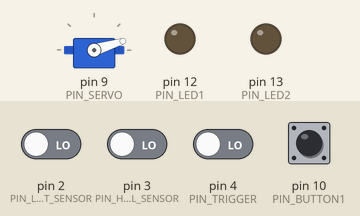
Recording of a sketch running on a simulated Arduino Uno, built with avr-gcc and run on an emulated ATmega328P. Parts: servo, output pins drawn as LEDs (lit = HIGH). Dashed ring = blinking. Inputs (shaded band) come from the test bench; at power-on: pin 2 (PIN_LIGHT_SENSOR), pin 3 (PIN_HALL_SENSOR), pin 4 (PIN_TRIGGER), pin 10 (PIN_BUTTON1) LOW. What the sketch prints to the serial monitor is not drawn.

Above: at 1.2 s.
1.3 s: pin 4 (PIN_TRIGGER) driven HIGH
At 1.42 s:
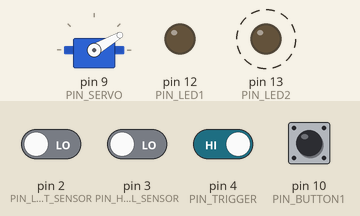
4.3 s: pin 2 (PIN_LIGHT_SENSOR) driven HIGH
At 5.4 s:
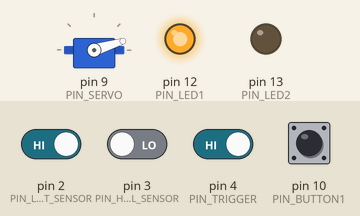
Timing chart, 0 to 7.3 s (numbered marks = the images above; inputs shaded):
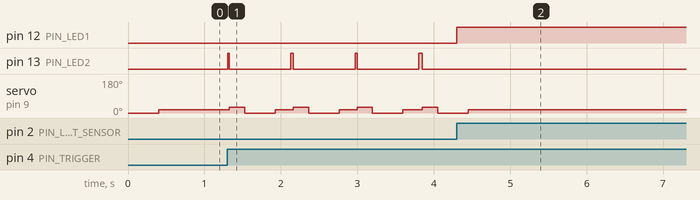

The sketch:

kis.ino
```cpp
#include "config.h"
#include "utility.h"

#include "speedmonitor.h"
#include "servocontrol.h"
#include "inhibitor.h"
#include "timecalculation.h"
#include "statemachine.h"
#include "edgedetector.h"

/// Global inhibitor
Inhibitor inhibitor;
/// Global speed monitor using the hall sensor, measuring full cycles
SpeedMonitor hallSpeedMonitor(PIN_HALL_SENSOR);
/// Global speed monitor using the light sensor, measuring half cycles
SpeedMonitor lightSpeedMonitor(PIN_LIGHT_SENSOR, 12, true);
/// Global servo controller
ServoControl servoControl(PIN_SERVO);
/// Global release time calculator
TimeCalculation timeCalculation;
/// Global state machine
StateMachine stateMachine(servoControl);
/// Global button 1 edge detector
EdgeDetector firstButtonEdgeDetector;

/**
 * Setup pin modes for pins used in the \ref loop function directly
 */
void setupPins()
{
  pinMode(PIN_TRIGGER, INPUT);
  pinMode(PIN_LED1, OUTPUT);
  pinMode(PIN_LED2, OUTPUT);
  pinMode(PIN_BUTTON1, INPUT);
}

/**
 * Call the setup functions of all relevant components
 */
void setupComponents()
{
  hallSpeedMonitor.setup();
  lightSpeedMonitor.setup();
  servoControl.setup();
}

/**
 * Setup component interconnections
 */
void setupComponentConnections()
{
  hallSpeedMonitor.setCallback([](unsigned long turnTime) {
    inhibitor.hallSpeedCallback(turnTime);
  });
  lightSpeedMonitor.setCallback([](unsigned long turnTime) {
    inhibitor.lightSpeedCallback(turnTime);
  });

  stateMachine.setTriggerProvider([]() -> bool {
    return digitalRead(PIN_TRIGGER);
  });
  stateMachine.setInhibitionProvider([]() {
    return inhibitor.isInhibited();
  });
  stateMachine.setReleaseTimeCalculator([]() {
    auto now = micros();
    auto lastCrossing = hallSpeedMonitor.lastMeasurementTime();
    auto timeInRound = now - lastCrossing;
    return timeCalculation(hallSpeedMonitor.turnTime(), timeInRound);
  });

  firstButtonEdgeDetector.setCallback([]() {
    Serial.println(hallSpeedMonitor.turnTime());
  });
}

/**
 * System setup
 *
 * Instantiate components and connect them.
 */
void setup()
{
  Serial.begin(250000);

  setupPins();
  setupComponents();
  setupComponentConnections();

  Serial.println("Setup done");
}

/**
 * Main loop
 */
void loop()
{
  firstButtonEdgeDetector.provideState(digitalRead(PIN_BUTTON1));

  hallSpeedMonitor.loop();
  lightSpeedMonitor.loop();

  stateMachine.advanceState();

  // Output inhibition state to LED
  digitalWrite(PIN_LED1, inhibitor.isInhibited());
  // Output release state to LED
  digitalWrite(PIN_LED2, (stateMachine.state() == StateMachine::State::WAIT_RELEASE));
}
```

edgedetector.h
```cpp
/**
 * Call a function every time a rising edge is detected on a signal
 *
 * \ref provideState must be called every time a new signal state information
 * is available or should be evaluated
 */
class EdgeDetector
{
  /// Previous state information
  bool mLastState = false;

public:
  /// Type for functions called when a rising edge is detected
  typedef void (*CallbackType)(void);

private:
  /// Function called when a rising edge is detected
  CallbackType mCallback = nullptr;

public:
  /**
   * Provide a new state information to the edge detector
   *
   * If the state was false previously and is now true, the
   * callback function will be called.
   *
   * \param state current state of the signal
   */
  void provideState(bool state)
  {
    if (state != mLastState) {
      if (state) {
        mCallback();
      }
      mLastState = state;
    }
  }

  /**
   * Set the function to be called when a rising edge is detected on the signal
   * \param callback function to be called
   */
  void setCallback(CallbackType callback)
  {
    mCallback = callback;
  }
};
```

inhibitor.h
```cpp
/**
 * Inhibit releasing the ball when the turntable speed varies too much
 *
 * \ref lightSpeedCallback and \ref hallSpeedCallback must be called whenever
 * a new speed measurement by the respective sensor is ready.
 *
 * The hall sensor callback is used for determining how long the inhibition lasts
 * because the actual release time calculations are tied to the hall sensor.
 * The light sensor callback is used for determining when to inhibit because the
 * hall sensor only has state transitions two times per round, which is not enough
 * to reliably determine changes when the turntable speed is low.
 * After a change was detected, inhibition lasts for two (hall sensor) rounds. This
 * is to ensure that the hall sensor measurement is stable enough for further calculations.
 * If during inhibition the speed changes again, the inhibition is again reset
 * to two rounds.
 */
class Inhibitor
{
  /// Percentage of turn time difference relative to the current turn time
  /// above which inhibition should start
  const double RELATIVE_INHIBITION_THRESHOLD = 0.08;
  /// Previous turn time to compare new one against
  unsigned long mLastTurnTime = 0;

  /**
   * Number of remaining full turntable rounds ball release is inhibited for
   *
   * Ball release is not inhibited if this is zero (the default).
   */
  unsigned short mInhibitRounds = 0;

public:
  /**
   * Detect changes in the turntable speed via the light sensor
   */
  void lightSpeedCallback(unsigned long turnTime)
  {
    // Cast to (signed) long as result could be negative
    if (fabs(static_cast<double> (mLastTurnTime) - static_cast<double> (turnTime)) / static_cast<double> (turnTime) > RELATIVE_INHIBITION_THRESHOLD) {
      debugprintln("=== inhibition");
      debugprint("last turn time: ");
      debugprintln(mLastTurnTime);
      debugprint("this turn time: ");
      debugprintln(turnTime);
      mInhibitRounds = 2;
    }
    mLastTurnTime = turnTime;
  }

  /**
   * Decrease remaining inhibited rounds when a round completes
   */
  void hallSpeedCallback(unsigned long)
  {
    if (mInhibitRounds > 0) {
      mInhibitRounds--;
    }
  }

  /**
   * Get whether ball release is currently inhibited
   */
  bool isInhibited() const
  {
    return (mInhibitRounds != 0);
  }
};
```

servocontrol.h
```cpp
#include <Servo.h>

/**
 * Control the ball release servo motor
 *
 * \ref setup must be called in the Arduino main setup function.
 */
class ServoControl
{
  /// Pin number of the servo motor
  int mPin;
  /// Arduino servo library instance
  Servo mServo;

public:
  /**
   * Instantiate a new servo controller
   *
   * \param pin pin number of the servo motor
   */
  ServoControl(int pin)
  : mPin(pin)
  {}

  /**
   * Configure the controller
   *
   * Attaches and resets the servo to the fully-closed position.
   */
  void setup()
  {
    mServo.attach(mPin);
    nextBall();
  }

  /**
   * Release the ball
   */
  void release()
  {
    mServo.write(30);
  }

  /**
   * Fully close the release mechanism so the next ball can fall through
   */
  void nextBall()
  {
    mServo.write(0);
  }

  /**
   * Prepare to release the ball
   *
   * Opens the release mechanism so that the ball almost falls down. This
   * preparation reduces the time needed to actually perform the release
   * when the time comes.
   */
  void prepareRelease()
  {
    mServo.write(17);
  }
};
```

speedmonitor.h
```cpp
/**
 * Monitor the time duration of high/low cycles on a pin
 *
 * \ref setup and \ref loop must be called in their respective Arduino main counterparts.
 *
 * Measurement data can be polled with \ref turnTime or optionally pushed to a callback
 * function by using \ref setCallback.
 */
class SpeedMonitor
{
  /// Number of the pin monitored
  const int mPin;

  /// Time of the last transition
  unsigned long mLastTime = 0;
  /// State of the pin that was measured last
  bool mLastState = 0;
  /// Saved cycle duration
  unsigned long mTurnTime = 0;

  /// Factor to multiple the raw cycle duration with to get \ref mTurnTime
  unsigned short mFactor;
  /// Whether to measure full cycles (high to low transition) or half cycles (low to high and high to low)
  /// \note Half cycles should only be measured when the duty cycle is approx. 50 %
  bool mMeasureHalfCycles;

public:
  /// Type for functions called when a new measurement is ready
  typedef void (*CallbackType)(unsigned long);

private:
  /// Function to be called when a new measurement is ready
  CallbackType mCallback = nullptr;

public:
  /**
   * Instantiate a new SpeedMonitor
   *
   * \param pin number of the pin to monitor
   * \param factor factor to multiple the raw cycle duration with to get the turn time
   * \param measureHalfCycles Whether to measure full cycles (low to high transition) or half cycles (low to high and high to low)
   */
  SpeedMonitor(int pin, unsigned short factor = 1, bool measureHalfCycles = false)
  : mPin(pin), mFactor(factor), mMeasureHalfCycles(measureHalfCycles)
  {}

  /**
   * Configure the monitoring
   */
  void setup()
  {
    pinMode(mPin, INPUT);
  }

  /**
   * Loop function to be called in the arduino main loop
   *
   * Monitors the pin for state transitions and measures the time
   * accordingly
   */
  void loop()
  {
    int state = digitalRead(mPin);

    if (state != mLastState) {
      // State transition happened
      // Only trigger on high to low transition for full cycles
      if (mMeasureHalfCycles || !state) {
        unsigned long now = micros();
        unsigned long dif = now - mLastTime;
        mTurnTime = dif * mFactor;

        debugprint("tt new: ");
        debugprintln(mTurnTime);

        mLastTime = now;
        if (mCallback) {
          mCallback(mTurnTime);
        }
      }
      mLastState = state;
    }
  }

  /**
   * Set a function to be called when a new measurement is ready
   */
  void setCallback(CallbackType callback)
  {
    mCallback = callback;
  }

  /**
   * Get the last cycle measurement
   * \return turn time (last raw cycle time multiplied by \ref mFactor) in µs
   */
  unsigned long turnTime() const
  {
    return mTurnTime;
  }

  /**
   * Get the time the last measurement was taken
   * \return when the last measurement was taken in µs since Arduino boot
   */
  unsigned long lastMeasurementTime() const
  {
    return mLastTime;
  }
};
```

statemachine.h
```cpp
/**
 * Main state machine
 *
 * The state machine is decoupled from the rest of the system. The inputs must be provided
 * as functors that can are called when the corresponding data is needed via \ref setReleaseTimeCalculator,
 * \ref setTriggerProvider and \ref setInhibitionProvider. The only output
 * is the servo motor which is controlled via a \ref ServoControl instanced provided
 * on construction.
 *
 * \ref advanceState must be called in the Arduino main loop.
 */
class StateMachine
{
public:
  /// State type
  enum class State {
    /// Fully close release mechanism so the next ball can fall through (initial state)
    BALL_FALL_THROUGH,
    /// Wait for the next ball to have fallen through, then prepare servo for release
    BALL_FALLING_THROUGH,
    /// Wait for the servo to finish preparations
    PREPARING,
    /// Idle state: Wait for trigger button press, then calculate release time
    ARMED,
    /// Wait for release time, then release
    WAIT_RELEASE,
    /// Wait for servo to complete releasing, then go to \ref State::BALL_FALL_THROUGH
    RELEASING,
  };

  /// Type for functions providing a time measurement
  typedef long (*TimeProviderType)(void);
  /// Type for functions providing a state measurement
  typedef bool (*StateProviderType)(void);

private:
  /// Current state
  State mState = State::BALL_FALL_THROUGH;

  /**
   * Time in µs since Arduino boot that the next state transition should take place
   *
   * Only valid for timed transitions
   */
  unsigned long mWaitUntil = 0;
  /// Release mechanism controller
  ServoControl& mServoControl;

  /**
   * Function providing the duration that should be waited until release
   * (given the current state of the system)
   */
  TimeProviderType mReleaseTimeCalculator = nullptr;
  /// Function providing the state of the trigger button (high for release)
  StateProviderType mTriggerProvider = nullptr;
  /// Function providing the state of the release inhibition (high for do not release)
  StateProviderType mInhibitionProvider = nullptr;

  /**
   * Schedule a state transition in the future
   *
   * The next state then needs to check when the transition should take place
   * by \ref isWaitDone.
   * \param us time to wait in µs
   */
  void setWaitFromNow(unsigned long us)
  {
    mWaitUntil = micros() + us;
  }

  /**
   * Check whether the wait time previously set with \ref setWaitFromNow has passed
   */
  bool isWaitDone()
  {
    return (micros() >= mWaitUntil);
  }

public:
  /**
   * Instantiate a new state machine
   * \param servoControl release mechanism controller
   */
  StateMachine(ServoControl& servoControl)
  : mServoControl(servoControl)
  {}

  /**
   * Advance the state of the state machine and react to inputs
   */
  void advanceState()
  {
    switch (mState) {
      case State::BALL_FALL_THROUGH:
        mServoControl.nextBall();
        // Wait a bit longer so that the ball has definitely fallen through
        setWaitFromNow(400000);
        mState = State::BALL_FALLING_THROUGH;
      break;

      case State::BALL_FALLING_THROUGH:
        if (isWaitDone()) {
          mServoControl.prepareRelease();
          setWaitFromNow(200000);
          mState = State::PREPARING;
        }
      break;

      case State::PREPARING:
        if (isWaitDone()) {
          mState = State::ARMED;
        }
      break;

      case State::ARMED:
        // Start countdown only when not inhibited
        if (mTriggerProvider() && !mInhibitionProvider()) {
          auto waitTime = mReleaseTimeCalculator();
          if (waitTime >= 0) {
            mState = State::WAIT_RELEASE;
            setWaitFromNow(waitTime);
          } else {
            Serial.println("Wait time < 0, not releasing");
          }
        }
      break;

      case State::WAIT_RELEASE:
        if (mInhibitionProvider()) {
          // Abort release immediately
          mState = State::ARMED;
        } else if (isWaitDone()) {
          mServoControl.release();
          setWaitFromNow(200000);
          mState = State::RELEASING;
        }
      break;

      case State::RELEASING:
        if (isWaitDone()) {
          mState = State::BALL_FALL_THROUGH;
        }
      break;
    }
  }

  /**
   * Get the state of the state machine
   */
  State state() const
  {
    return mState;
  }

  /**
   * Set the function to be called to calculate the wait time for releasing the ball
   *
   * The function should return the time in µs to wait from the current point of time
   * until the ball can be released so it falls through the hole in the turntable.
   */
  void setReleaseTimeCalculator(TimeProviderType releaseTimeCalculator)
  {
    mReleaseTimeCalculator = releaseTimeCalculator;
  }

  /**
   * Set the function to be called to get the state of the trigger
   *
   * The function should return true to trigger a ball release.
   */
  void setTriggerProvider(StateProviderType triggerProvider)
  {
    mTriggerProvider = triggerProvider;
  }

  /**
   * Set the function to be called to get the state of the inhibition
   *
   * The function should return true to prohibit release of the ball.
   */
  void setInhibitionProvider(StateProviderType inhibitionProvider)
  {
    mInhibitionProvider = inhibitionProvider;
  }
};
```

utility.h
```cpp
/**
 * Print data followed by a newline to the serial interface
 * only when debugging is enabled
 *
 * This is a no-op when debugging is disabled.
 * \see Serial::println
 */
template<typename T>
void debugprintln(
  T const&
#ifdef DEBUG
  t
#endif
)
{
#ifdef DEBUG
  Serial.println(t);
#endif
}

/**
 * Print data to the serial interface only when debugging is enabled
 *
 * This is a no-op when debugging is disabled.
 * \see Serial::print
 */
template<typename T>
void debugprint(
  T const&
#ifdef DEBUG
  t
#endif
)
{
#ifdef DEBUG
  Serial.print(t);
#endif
}
```

config.h
```cpp
// Enable define to output debug information via the serial interface
//#define DEBUG

/// Pin number connected to the light sensor (one round: 6 high/low cycles)
const int PIN_LIGHT_SENSOR = 2;
/// Pin number connected to the hall sensor (one round: 1 high/low cycle)
const int PIN_HALL_SENSOR = 3;
/// Pin number connected to the ball release servo motor
const int PIN_SERVO = 9;
/// Pin number connected to the trigger switch (active high)
const int PIN_TRIGGER = 4;
/// Pin number connected to the first LED
const int PIN_LED1 = 12;
/// Pin number connected to the second LED
const int PIN_LED2 = 13;
/// Pin number connected to the first button
const int PIN_BUTTON1 = 10;
```

Source omitted: timecalculation.h (3984 bytes)

Measured:
- after the input at 1.3 s, pin 13 (PIN_LED2): alternates HIGH for 0.03 s and LOW for 0.81 s, starting at once; servo on pin 9 (PIN_SERVO): 17° → 30° at once, then repeats every 0.84 s: 0° 0.40 s, 17° 0.24 s, 30° 0.20 s
- after the input at 4.3 s, pin 12 (PIN_LED1): LOW → HIGH at once; pin 13 (PIN_LED2): stops changing and stays LOW; servo on pin 9 (PIN_SERVO): goes on until 4.4 s, then stays 17°
